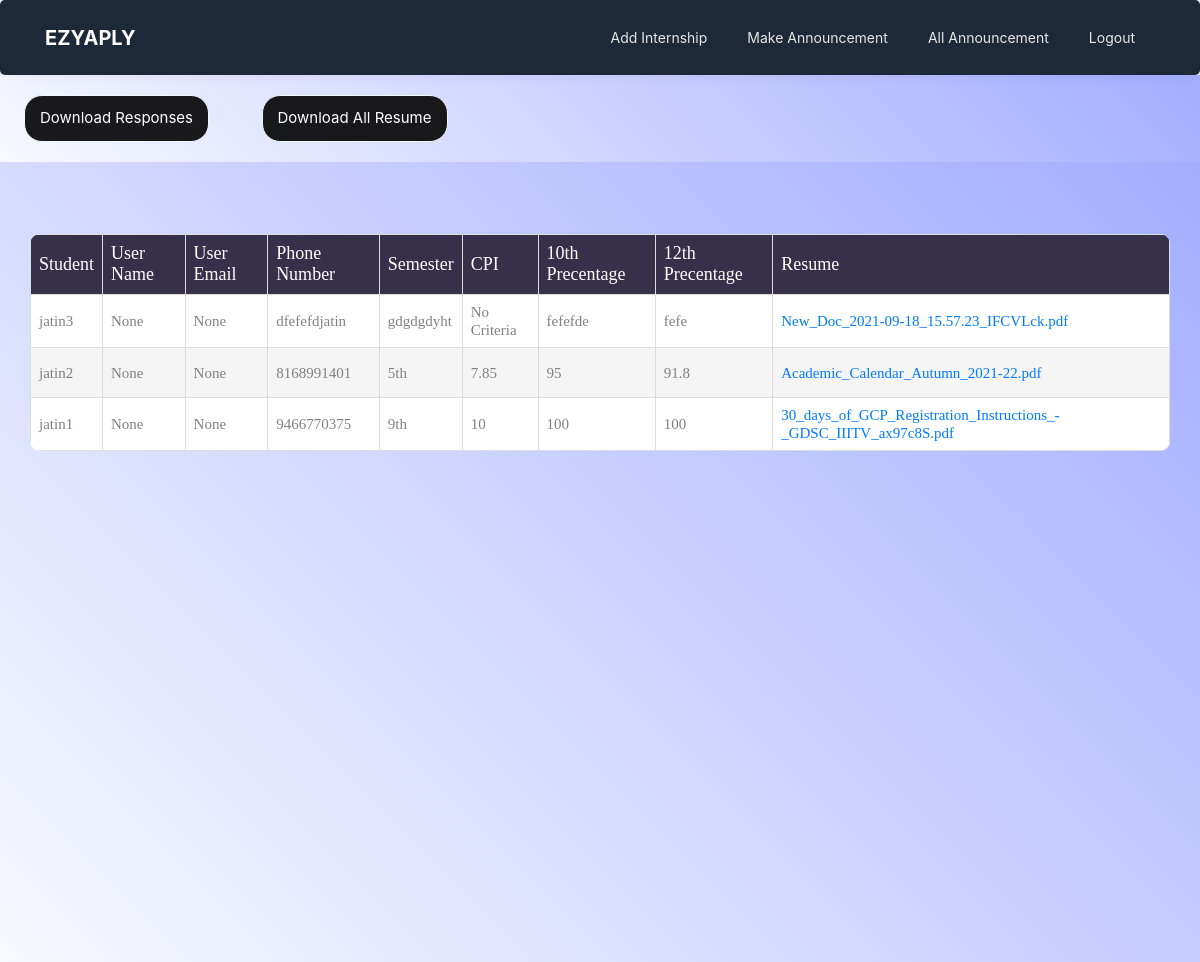
/view_responses/5 (signed in), run on an earlier commit of the app's database.
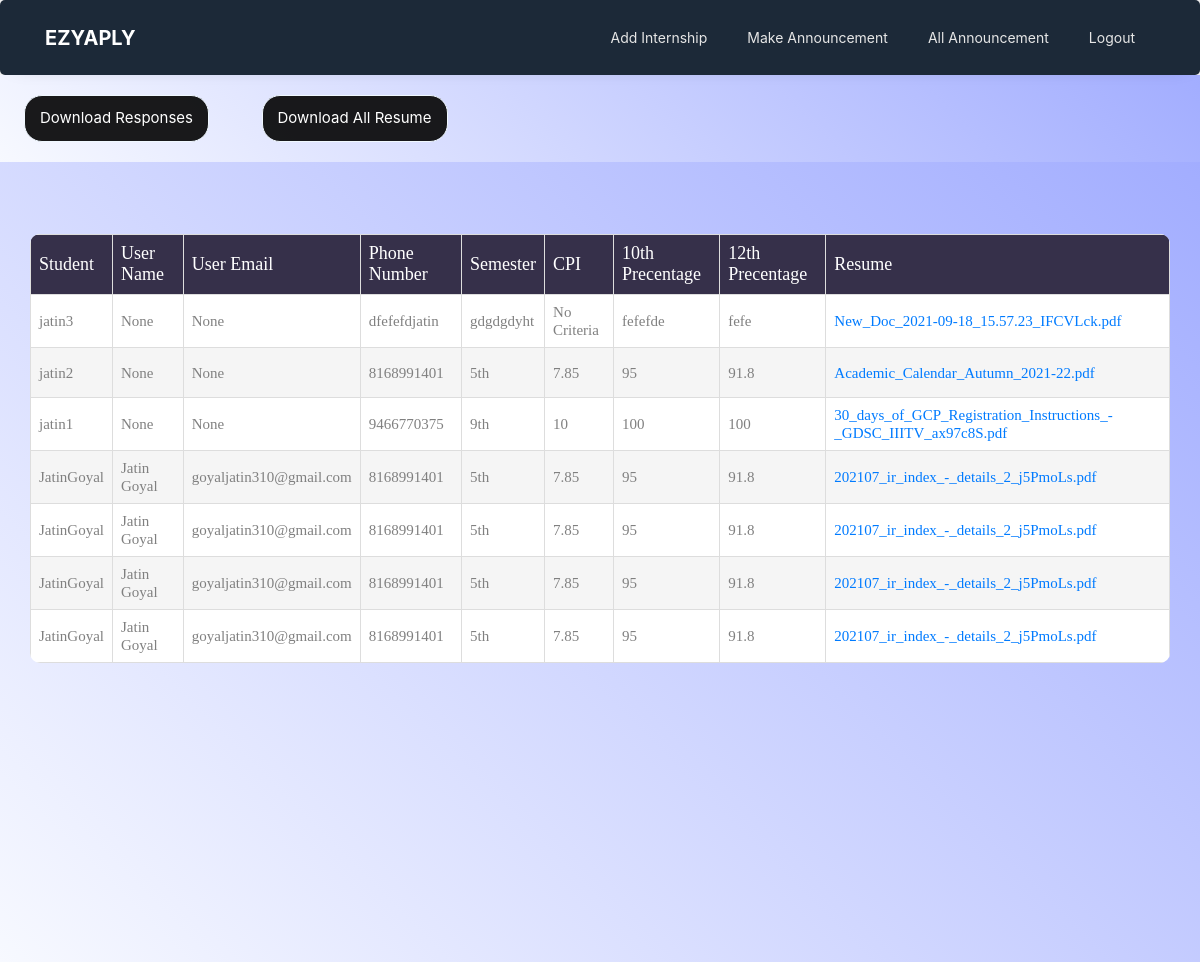
And on a later commit of the database.
### ezyaplyapp/models.py (models this page shows)
class Apply(models.Model):
    a_id=models.AutoField(primary_key=True)
    user = models.ForeignKey(User,on_delete=models.CASCADE,null=True)
    internship=models.ForeignKey(Internships,on_delete=models.CASCADE,null=True)
    user_name=models.CharField(max_length=500,null=True)
    user_email=models.EmailField(null=True, blank=True)
    phone_number=models.CharField(max_length=200,null=True)
    sem=models.CharField(max_length=200,null=True)
    cpi=models.CharField(max_length=200,null=True)
    precentage_10=models.CharField(max_length=200,null=True)
    precentage_12=models.CharField(max_length=200,null=True)
    resume=models.FileField()
    def __str__(self):
        return f"{self.a_id}-{self.user}-{self.internship}"
    @property
    def imageURL(self):
        try:
            url = self.resume.url
        except:
        	url = ''
        return url

### ezyaplyapp/views.py (the view)
# urls.py: path('view_responses/<id>',views.view_responses,name='view_responses'),
def view_responses(request,id):
    responses=Apply.objects.filter(internship=id)
    global response_id
    response_id=id
    print("===============------",responses)
    context={
        'responses':responses,
        'email':request.user.email,
        'id':id
    }
    return render(request, 'view_responses.html',context)

### ezyaplyapp/models.py (called while the page is built)
    def __str__(self):
        return f"{self.iid}"

### ezyaplyapp/template/view_responses.html (shortened to what this page needs)
<!doctype html>
{% load static %}
<html lang="en">
  <head>
      <link rel="stylesheet" type="text/css" href="{% static 'table/vendor/bootstrap/css/bootstrap.min.css' %}">
      <link rel="stylesheet" type="text/css" href="{% static 'table/fonts/font-awesome-4.7.0/css/font-awesome.min.css' %}">
      <link rel="stylesheet" type="text/css" href="{% static 'table/vendor/animate/animate.css' %}">
      <link rel="stylesheet" type="text/css" href="{% static 'table/vendor/select2/select2.min.css' %}">
      <link rel="stylesheet" type="text/css" href="{% static 'table/vendor/perfect-scrollbar/perfect-scrollbar.css' %}">
      <link rel="stylesheet" type="text/css" href="{% static 'table/css/util.css' %}">
      <link rel="stylesheet" type="text/css" href="{% static 'table/css/main.css' %}">
	<link rel="stylesheet" href="https://stackpath.bootstrapcdn.com/font-awesome/4.7.0/css/font-awesome.min.css">
	<link rel="stylesheet" href="{% static 'navigation/css/style.css' %}">
    <link rel="stylesheet" href="https://maxcdn.bootstrapcdn.com/bootstrap/4.0.0/css/bootstrap.min.css">
  </head>
  <body>
    <nav class="navbar navbar-expand-lg ftco_navbar ftco-navbar-light" id="ftco-navbar">
        <div class="container">
            <a class="navbar-brand" href="{% url 'admin_home' %}">EzyAply</a>
          <div class="collapse navbar-collapse" id="ftco-nav">
            <ul class="navbar-nav ml-auto">
                        <li class="nav-item"><a href="{% url 'add_internship'  %}" class="nav-link">Add Internship</a></li>
                <li class="nav-item"><a href="{% url 'announcement'  %}" class="nav-link">Make Announcement</a></li>
                <li class="nav-item"><a href="{% url 'all_announcement'  %}" class="nav-link">All Announcement</a></li>
                <li class="nav-item"><a href="{% url 'logout' %}" class="nav-link">Logout</a></li>
            </ul>
          </div>
        </div>
      </nav>
 <div style="background: linear-gradient(
  45deg, #f7f9ff, #a2adff);">
  <a href="{% url 'download'  %}"><button type="button" class="btn btn-success" style="padding: 11px 15px;
    font-size: 15px;border-color: aliceblue;
    border-radius: 18px;    background-color: #0c0c0df0;margin:20px 24px;">Download Responses</button></a>
    <a href="{% url 'download_pdf' id  %}"><button type="button" class="btn btn-success" style="padding: 11px 15px;
      font-size: 15px;border-color: aliceblue;
      border-radius: 18px;    background-color: #0c0c0df0;margin:20px 24px;">Download All Resume</button></a>
</div>
      <div class="limiter">
        <div class="container-table100" style="background: linear-gradient(45deg, #f7f9ff, #a2adff);margin-top:-8px">
          <div class="wrap-table100" style="min-height: 82vh;">
            <div class="table100">
              <table>
                <thead>
                  <tr class="table100-head">
                    <th>Student</th>
                    <th>User Name</th>
                    <th>User Email</th>
          <th>Phone Number</th>
          <th>Semester</th>
          <th>CPI</th>
          <th>10th Precentage</th>
          <th>12th Precentage</th>
          <th>Resume</th>
                  </tr>
                </thead>
                <tbody>
                  {% for response in responses %}
                  <tr>
                    <td>{{ response.user }}</td>
                    <td>{{ response.user_name}}</td>
                    <td>{{ response.user_email}}</td>
                    <td>{{ response.phone_number }}</td>
                    <td>{{ response.sem }}</td>
                    <td>{{ response.cpi }}</td>
                    <td>{{ response.precentage_10 }}</td>
                    <td>{{ response.precentage_12 }}</td>
                    <td><a href="{{ response.imageURL }}" download="newfilename">{{ response.resume }}</a>
                    </td>
                  </tr>
                  {% endfor %}
                </tbody>
              </table>
            </div>
          </div>
        </div>
      </div>
  </body>
</html>

### static/table/css/main.css (style rules this page uses)
* { margin: 0px; padding: 0px; box-sizing: border-box; }
body, html { height: 100%; font-family: sans-serif; }
a { margin: 0px; transition: all 0.4s; -webkit-transition: all 0.4s; -o-transition: all 0.4s; -moz-transition: all 0.4s; }
ul, li { margin: 0px; list-style-type: none; }
button { outline: none !important; border: none; background: transparent; }
.limiter { width: 100%; margin: 0 auto; }
.container-table100 { width: 100%; min-height: 100vh; background: #c850c0; background: -webkit-linear-gradient(45deg, #4158d0, #c850c0); background: -o-linear-gradient(45deg, #4158d0, #c850c0); background: -moz-linear-gradient(45deg, #4158d0, #c850c0); background: linear-gradient(45deg, #4158d0, #c850c0); background: linear-gradient( 45deg, #f7f9ff, #a2adff); display: -webkit-box; display: -webkit-flex; display: -moz-box; display: -ms-flexbox; display: flex; align-items: center; justify-content: center; flex-wrap: wrap; padding: 33px 30px; }
.wrap-table100 { width: 1170px; }
table { border-spacing: 1; border-collapse: collapse; background: white; border-radius: 10px; overflow: hidden; width: 100%; margin: 0 auto; position: relative; }
table * { position: relative; }
table td, table th { padding-left: 8px; }
table thead tr { height: 60px; background: #36304a; }
table tbody tr { height: 50px; }
table tbody tr:last-child { border: 0; }
table td, table th { text-align: left; }
.table100-head th { font-family: OpenSans-Regular; font-size: 18px; color: #fff; line-height: 1.2; font-weight: unset; }
tbody tr:nth-child(even) { background-color: #f5f5f5; }
tbody tr { font-family: OpenSans-Regular; font-size: 15px; color: #808080; line-height: 1.2; font-weight: unset; }

### ezyaplyapp/template/view_responses.html (style rules this page uses)
body { background: #eee }
table { font-family: arial, sans-serif; border-collapse: collapse; width: 100%; }
td, th { border: 1px solid #dddddd; text-align: left; padding: 8px; }
tr:nth-child(even) { background-color: #dddddd; }

What changed in the data, as far as the page shows it:
added Apply: user "JatinGoyal", user_name "Jatin Goyal", user_email "goyaljatin310@gmail.com", phone_number "8168991401", sem "5th", cpi "7.85", precentage_10 "95", precentage_12 "91.8", resume "202107_ir_index_-_details_2_j5PmoLs.pdf"
added Apply: user "JatinGoyal", user_name "Jatin Goyal", user_email "goyaljatin310@gmail.com", phone_number "8168991401", sem "5th", cpi "7.85", precentage_10 "95", precentage_12 "91.8", resume "202107_ir_index_-_details_2_j5PmoLs.pdf"
added Apply: user "JatinGoyal", user_name "Jatin Goyal", user_email "goyaljatin310@gmail.com", phone_number "8168991401", sem "5th", cpi "7.85", precentage_10 "95", precentage_12 "91.8", resume "202107_ir_index_-_details_2_j5PmoLs.pdf"
added Apply: user "JatinGoyal", user_name "Jatin Goyal", user_email "goyaljatin310@gmail.com", phone_number "8168991401", sem "5th", cpi "7.85", precentage_10 "95", precentage_12 "91.8", resume "202107_ir_index_-_details_2_j5PmoLs.pdf"
